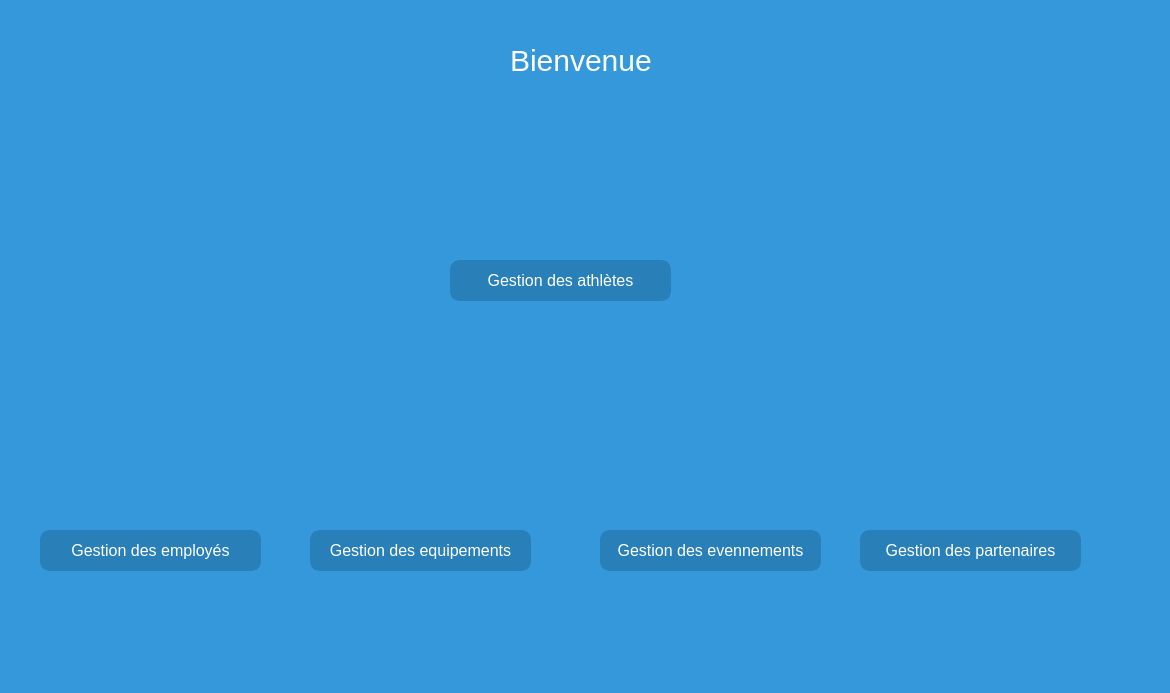
<?xml version="1.0" encoding="UTF-8"?>
<ui version="4.0">
 <class>Menu</class>
 <widget class="QDialog" name="Menu">
  <property name="geometry">
   <rect>
    <x>0</x>
    <y>0</y>
    <width>1170</width>
    <height>693</height>
   </rect>
  </property>
  <property name="windowTitle">
   <string>Dialog</string>
  </property>
  <property name="styleSheet">
   <string notr="true">background-color: rgb(52, 152, 219);</string>
  </property>
  <widget class="QLabel" name="label">
   <property name="geometry">
    <rect>
     <x>20</x>
     <y>30</y>
     <width>161</width>
     <height>121</height>
    </rect>
   </property>
   <property name="text">
    <string/>
   </property>
   <property name="pixmap">
    <pixmap>../../../Desktop/logo_projet.png</pixmap>
   </property>
   <property name="scaledContents">
    <bool>true</bool>
   </property>
  </widget>
  <widget class="QPushButton" name="pushButton">
   <property name="geometry">
    <rect>
     <x>450</x>
     <y>260</y>
     <width>221</width>
     <height>41</height>
    </rect>
   </property>
   <property name="styleSheet">
    <string notr="true">background-color: rgb(255, 255, 255);
background-color: #2980b9; /* Bleu légèrement plus foncé que l'arrière-plan global */
    color: #ffffff; /* Texte blanc */
    border: 5px solid #2980b9; /* Bordure bleue */
    border-radius: 10px; /* Coins arrondis */
    padding: 5px 10px; /* Espacement interne */
font: 75 12pt ;</string>
   </property>
   <property name="text">
    <string>Gestion des athlètes</string>
   </property>
  </widget>
  <widget class="QPushButton" name="pushButton_2">
   <property name="geometry">
    <rect>
     <x>40</x>
     <y>530</y>
     <width>221</width>
     <height>41</height>
    </rect>
   </property>
   <property name="styleSheet">
    <string notr="true">background-color: rgb(255, 255, 255);
background-color: #2980b9; /* Bleu légèrement plus foncé que l'arrière-plan global */
    color: #ffffff; /* Texte blanc */
    border: 5px solid #2980b9; /* Bordure bleue */
    border-radius: 10px; /* Coins arrondis */
    padding: 5px 10px; /* Espacement interne */
font: 75 12pt ;</string>
   </property>
   <property name="text">
    <string>Gestion des employés</string>
   </property>
  </widget>
  <widget class="QPushButton" name="pushButton_3">
   <property name="geometry">
    <rect>
     <x>860</x>
     <y>530</y>
     <width>221</width>
     <height>41</height>
    </rect>
   </property>
   <property name="styleSheet">
    <string notr="true">background-color: rgb(255, 255, 255);
background-color: #2980b9; /* Bleu légèrement plus foncé que l'arrière-plan global */
    color: #ffffff; /* Texte blanc */
    border: 5px solid #2980b9; /* Bordure bleue */
    border-radius: 10px; /* Coins arrondis */
    padding: 5px 10px; /* Espacement interne */
font: 75 12pt ;</string>
   </property>
   <property name="text">
    <string>Gestion des partenaires</string>
   </property>
  </widget>
  <widget class="QPushButton" name="pushButton_4">
   <property name="geometry">
    <rect>
     <x>600</x>
     <y>530</y>
     <width>221</width>
     <height>41</height>
    </rect>
   </property>
   <property name="styleSheet">
    <string notr="true">background-color: rgb(255, 255, 255);
background-color: #2980b9; /* Bleu légèrement plus foncé que l'arrière-plan global */
    color: #ffffff; /* Texte blanc */
    border: 5px solid #2980b9; /* Bordure bleue */
    border-radius: 10px; /* Coins arrondis */
    padding: 5px 10px; /* Espacement interne */
font: 75 12pt ;</string>
   </property>
   <property name="text">
    <string>Gestion des evennements</string>
   </property>
  </widget>
  <widget class="QPushButton" name="pushButton_5">
   <property name="geometry">
    <rect>
     <x>310</x>
     <y>530</y>
     <width>221</width>
     <height>41</height>
    </rect>
   </property>
   <property name="styleSheet">
    <string notr="true">background-color: rgb(255, 255, 255);
background-color: #2980b9; /* Bleu légèrement plus foncé que l'arrière-plan global */
    color: #ffffff; /* Texte blanc */
    border: 5px solid #2980b9; /* Bordure bleue */
    border-radius: 10px; /* Coins arrondis */
    padding: 5px 10px; /* Espacement interne */
font: 75 12pt ;</string>
   </property>
   <property name="text">
    <string>Gestion des equipements</string>
   </property>
  </widget>
  <widget class="QLabel" name="label_2">
   <property name="geometry">
    <rect>
     <x>520</x>
     <y>150</y>
     <width>91</width>
     <height>81</height>
    </rect>
   </property>
   <property name="text">
    <string/>
   </property>
   <property name="pixmap">
    <pixmap>../../trainer_5562201.png</pixmap>
   </property>
   <property name="scaledContents">
    <bool>true</bool>
   </property>
  </widget>
  <widget class="QLabel" name="label_3">
   <property name="geometry">
    <rect>
     <x>100</x>
     <y>430</y>
     <width>91</width>
     <height>81</height>
    </rect>
   </property>
   <property name="text">
    <string/>
   </property>
   <property name="pixmap">
    <pixmap>../../recruitment_9167141.png</pixmap>
   </property>
   <property name="scaledContents">
    <bool>true</bool>
   </property>
  </widget>
  <widget class="QLabel" name="label_4">
   <property name="geometry">
    <rect>
     <x>370</x>
     <y>420</y>
     <width>111</width>
     <height>91</height>
    </rect>
   </property>
   <property name="text">
    <string/>
   </property>
   <property name="pixmap">
    <pixmap>../../innovation_2082894.png</pixmap>
   </property>
   <property name="scaledContents">
    <bool>true</bool>
   </property>
  </widget>
  <widget class="QLabel" name="label_5">
   <property name="geometry">
    <rect>
     <x>650</x>
     <y>420</y>
     <width>111</width>
     <height>91</height>
    </rect>
   </property>
   <property name="text">
    <string/>
   </property>
   <property name="pixmap">
    <pixmap>../../water-polo_10552843.png</pixmap>
   </property>
   <property name="scaledContents">
    <bool>true</bool>
   </property>
  </widget>
  <widget class="QLabel" name="label_6">
   <property name="geometry">
    <rect>
     <x>930</x>
     <y>430</y>
     <width>101</width>
     <height>71</height>
    </rect>
   </property>
   <property name="text">
    <string/>
   </property>
   <property name="pixmap">
    <pixmap>../../crm_14379813.png</pixmap>
   </property>
   <property name="scaledContents">
    <bool>true</bool>
   </property>
  </widget>
  <widget class="QLabel" name="label_7">
   <property name="geometry">
    <rect>
     <x>510</x>
     <y>40</y>
     <width>151</width>
     <height>41</height>
    </rect>
   </property>
   <property name="styleSheet">
    <string notr="true">color:#000000;
font-size: 30px;
color: rgb(255, 255, 255);</string>
   </property>
   <property name="text">
    <string>Bienvenue</string>
   </property>
  </widget>
 </widget>
 <resources/>
 <connections/>
</ui>
